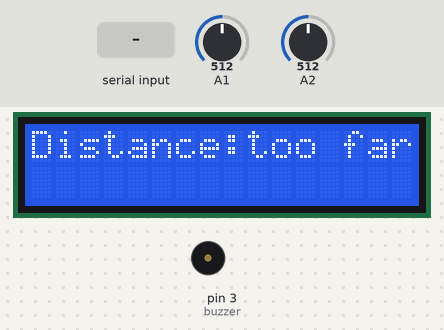
Recording of a sketch running on a simulated Arduino Uno, built with avr-gcc and run on an emulated ATmega328P. Shown: 16×2 character LCD, buzzer (waves = sounding, pin HIGH). The test bench sets the inputs (shaded band); at power-on: A1 = 512, A2 = 512. What the sketch prints to the serial monitor is not drawn.

Above: at 1.2 s.
1.3 s: "1" received over the second serial link
At 1.49 s:
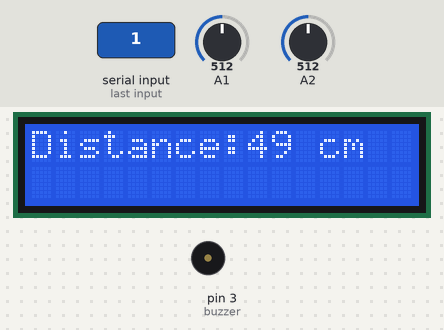
3.1 s: "0" received over the second serial link
Timing chart, 0 to 6.1 s (numbered marks = the images above; inputs shaded):
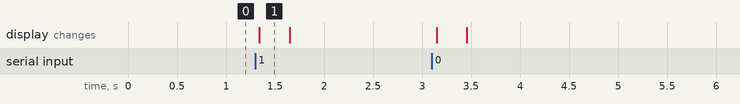

The sketch:

Remote.ino
```cpp
// Remote code
// Need : Wire, LiquidCrystal_I2C & SoftwareSerial libraries
#include <Wire.h>
#include <LiquidCrystal_I2C.h>
#include <SoftwareSerial.h>

int distanceCm;
int Y_save = 0;
int buzzer = 3;
boolean buzstate = true;

unsigned int freq;

// A4 SDA
// A5 SCL
LiquidCrystal_I2C lcd(0x3F,2,1,0,4,5,6,7);  // Set the LCD I2C address

SoftwareSerial BT(10,11); //RX,TX

void setup()
{
  lcd.begin (16,2); // for 16 x 2 LCD module
  lcd.setBacklightPin(3,POSITIVE);
  lcd.setBacklight(HIGH);
  lcd.home ();

  pinMode(buzzer, OUTPUT);

  Serial.begin(9600);
  BT.begin(9600);
}

void loop()
{
  // receiving data from the distance sensor
  distanceCm = BT.read();
  Serial.println(distanceCm);

  // lecture des donnée du joystick
  int X_plane = analogRead(A2);
  int Y_plane = analogRead(A1);
  int X_map = map(X_plane,0,1023,0,255);
  int Y_map = map(Y_plane,0,1023,0,180);

  // distance display on the LCD screen
  if(distanceCm != -1)
  {
    buzstate = true;
    lcd.clear();
    lcd.setCursor(0,0);
    lcd.print("Distance:");
    lcd.print(distanceCm);
    lcd.print(" cm");
  }
  if(distanceCm == -1)
  {
    buzstate = false;
    lcd.clear();
    lcd.setCursor(0,0);
    lcd.print("Distance:too far");
  }

  // triggering the buzzer when the distance is less than 40cm
  if (distanceCm <= 40 && buzstate == true)
  {
    int freq = map(distanceCm * 58,0,2900,600,50);
    int Time = map(distanceCm * 58,0,2900,100,1200);
    tone(buzzer, freq, Time);
  }

  // send data to the car
  BT.write(X_map);
  int delta = Y_map - Y_save;
  Serial.println(delta);

  // safety margin for sending the Y axis
  if(delta > 5)
  {
    Y_save = Y_map;
    BT.write(Y_map);
    // Serial.println(Y_map);
  }
  if(delta < -5)
  {
    Y_save = Y_map;
    BT.write(Y_map);
    // Serial.println(Y_map);
  }
  else
  {
    BT.write(Y_save);
  }

  delay(20);
}
```

Measured:
- after the input at 1.3 s, the display: changes at once (image 1)
